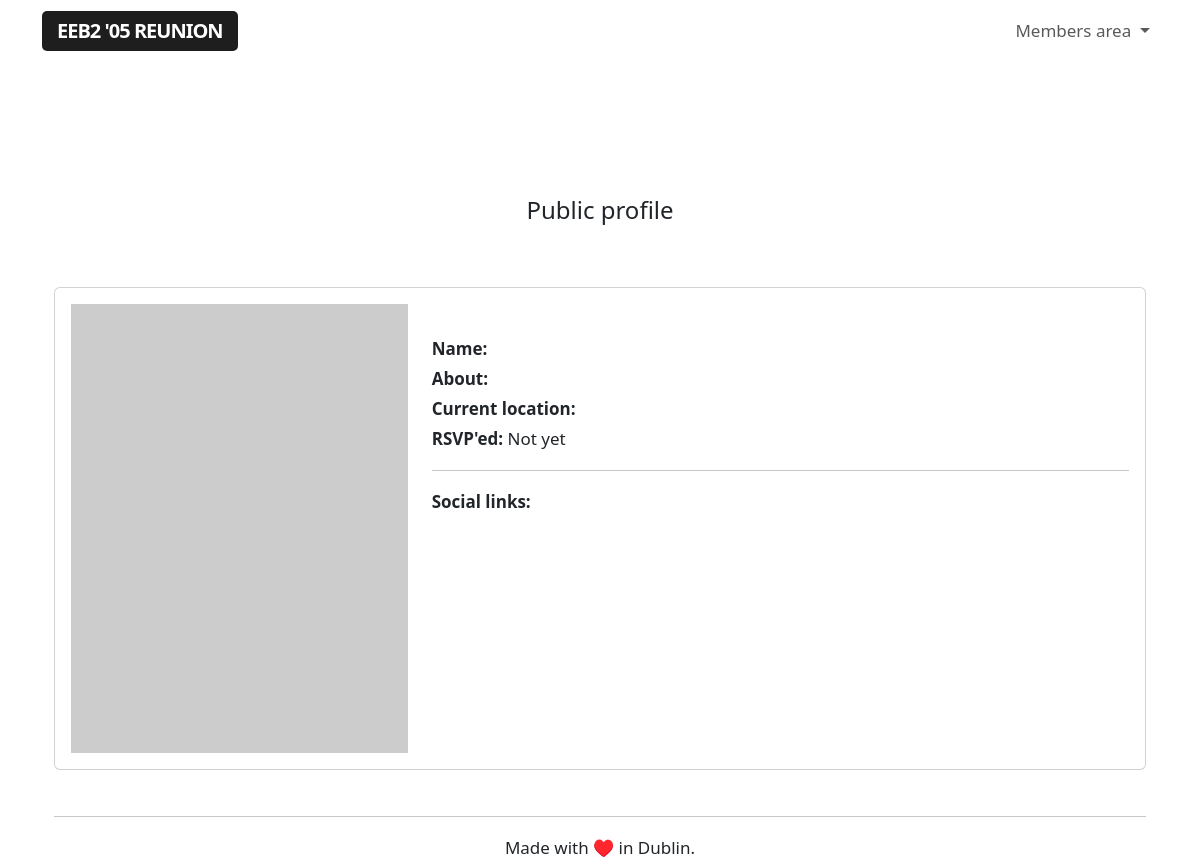
Before: /public/other/6 (signed in) with the older database file.
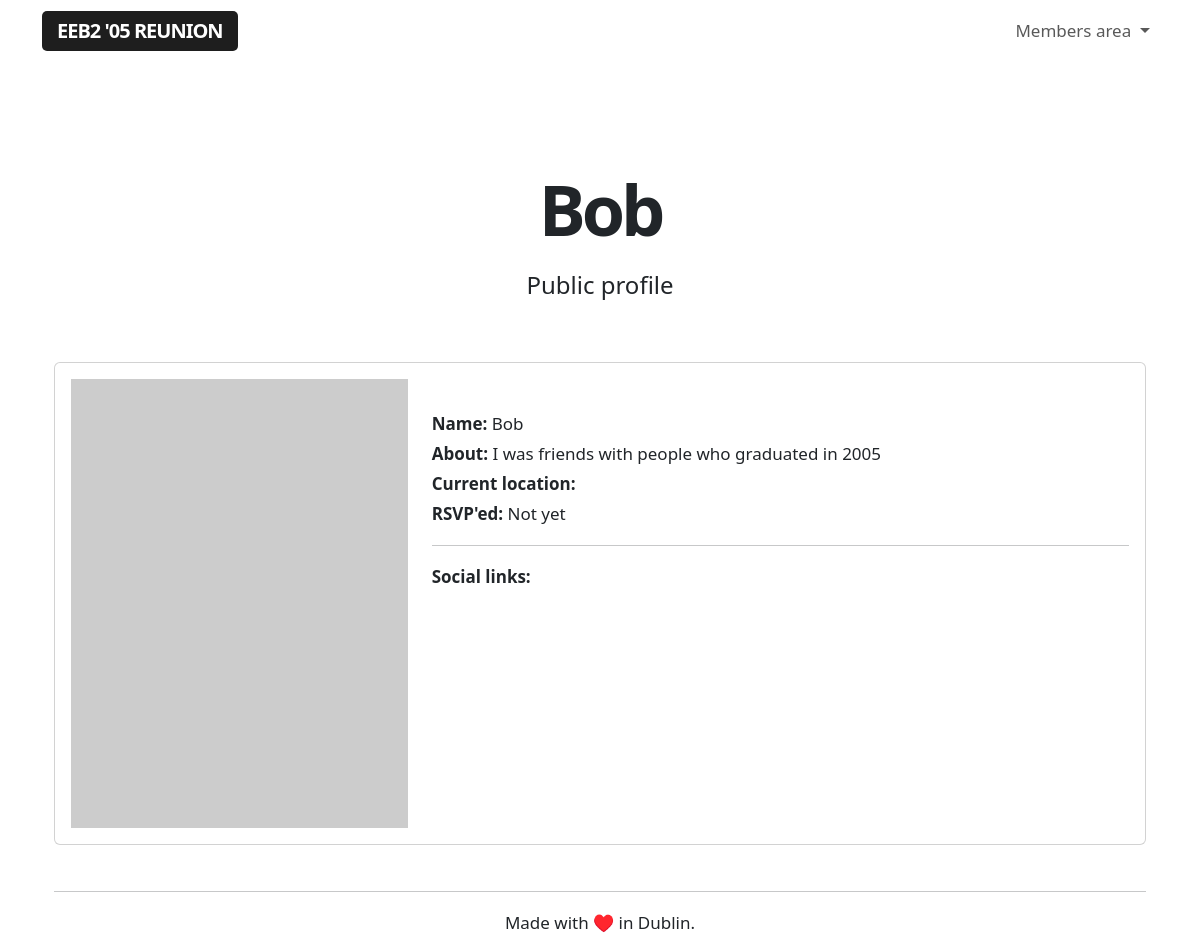
After: the same page with the newer database file.
### app/models.py (models this page shows, shortened)
class User(UserMixin, db.Model):
    id = db.Column(db.Integer, primary_key=True)
    username = db.Column(db.String(64), index=True, unique=True)
    name = db.Column(db.String(64), index=True, unique=False)
    section = db.Column(db.String(64), index=True, unique=False)
    email = db.Column(db.String(120), index=True, unique=True)
    password_hash = db.Column(db.String(128))
    role = db.Column(db.String(64), index=True, unique=False)
    rsvp = db.Column(db.String(64), index=True, unique=False)
    avatar = db.Column(db.String(64), index=True, unique=False)
    currentlocation = db.Column(db.String(64), index=True, unique=False)
    verified = db.Column(db.String(64), index=True, unique=False)
    facebook = db.Column(db.String(64), index=True, unique=False)
    twitter = db.Column(db.String(64), index=True, unique=False)
    instagram = db.Column(db.String(64), index=True, unique=False)
    linkedin = db.Column(db.String(64), index=True, unique=False)
    snapchat = db.Column(db.String(64), index=True, unique=False)
    reddit = db.Column(db.String(64), index=True, unique=False)
    mastodon = db.Column(db.String(64), index=True, unique=False)
    tiktok = db.Column(db.String(64), index=True, unique=False)

### app/routes.py (the view)
@app.route('/public/other/<userid>', methods=['GET'])
@login_required
def publicother(userid):
    user = User.query.filter_by(id=userid).first()
    if user.role !='I graduated in 2005':
        return render_template('public-other.html', userid=userid, user=user)

### app/models.py (called while the page is built)
@login.user_loader
def load_user(id):
    return User.query.get(int(id))

### app/templates/public-other.html (shortened to what this page needs)
{% extends "base.html" %}
{% block content %}
<div class="title">
    <h1>{{ user.name }}</h1>
    <h4>Public profile</h4>
</div>
<div class="container profile">
  <div class="row align-items-start">
    <div class="col-12">
        <div class="card">
            <div class="card-body">
                <div class="row align-items-start">
                    <div class="col-4">
                        {% if user.avatar %}
                        <img class="placeholderimage" src="/static/uploads/{{ user.avatar }}">
                        {% else %}
                        <img class="placeholderimage" src="https://dummyimage.com/600x800/c2c2c2/fff.jpg&text=Profile+placeholder">
                        {% endif %}
                    </div>
                    <div class="col-8">
                        <br>
                        <b>Name:</b> {{ user.name }}
                        <br>
                        <b>About:</b> {{ user.role }}
                        <br>
                        <b>Current location:</b> {{ user.currentlocation }}
                        <br>
                        <b>RSVP'ed:</b> {{ user.rsvp }}
                        <hr>
                        <b>Social links:</b>
                        <br>
                    </div>
                </div>
            </div>
        </div>
    </div>
</div>
{% endblock %}

Changed rows visible on the page:
changed User "Not yet": name (not shown) → "Bob"; role (not shown) → "I was friends with people who graduated in 2005"
